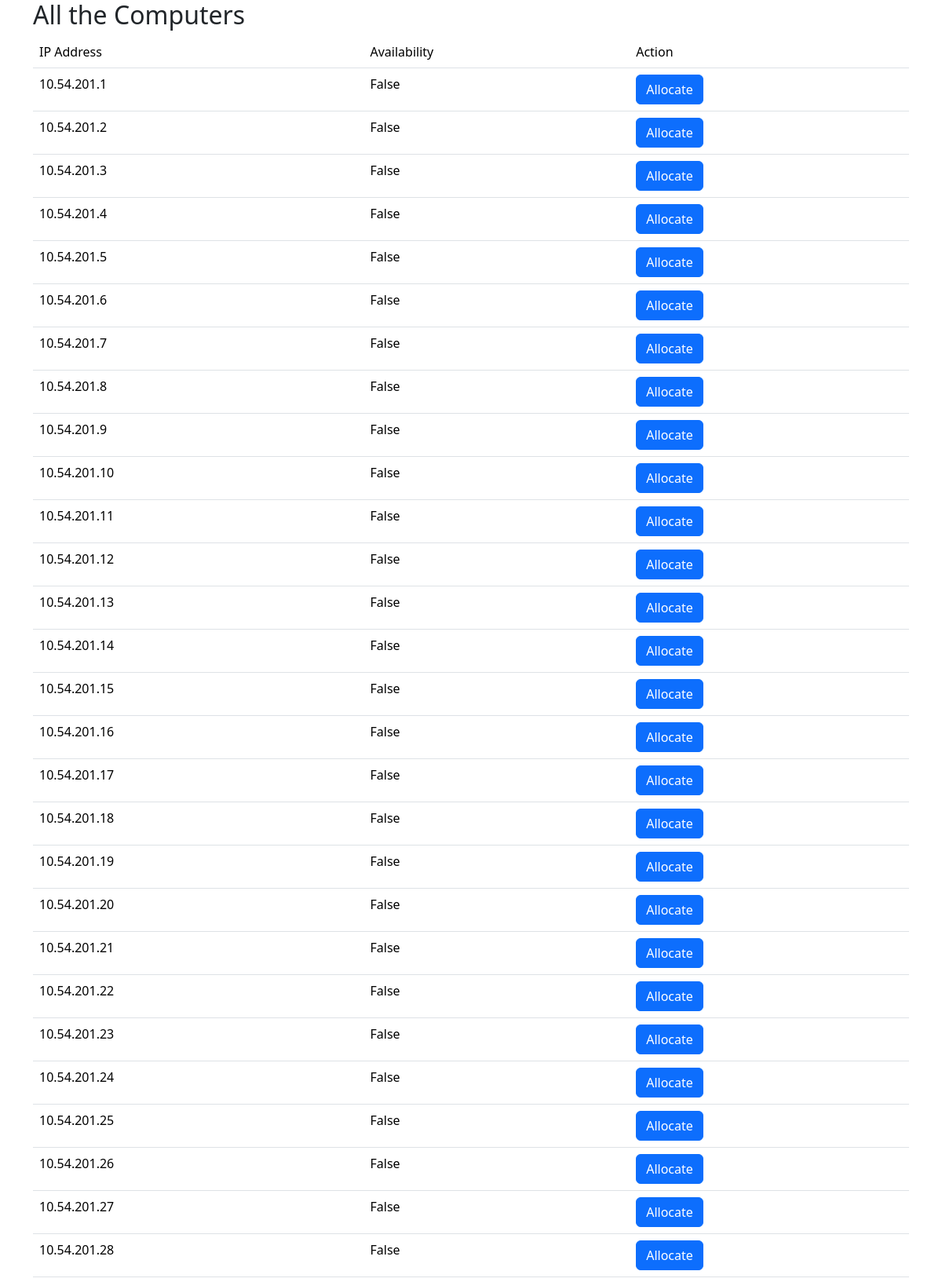
The page / (upper part) on the database its author committed.
### Cyber/models.py (models this page shows)
class Computers(models.Model):
    ip_address = models.GenericIPAddressField(unique=True)
    allocate = models.BooleanField(default=False)
    def __str__(self):
        return self.ip_address

### Cyber/views.py (the view, shortened to what this page needs)
# urls.py: path('', views.computers, name='computers'),
def computers(request):
    comps = Computers.objects.filter(allocate=False)
    form = AllocateStudentForm(request.POST)
    return render(request, 'home.html', {'computers': comps, 'form': form})

### Cyber/templates/home.html (shortened to what this page needs)
<!DOCTYPE html>
<html lang="en">
<head>
    <link href="https://cdn.jsdelivr.net/npm/bootstrap@5.3.3/dist/css/bootstrap.min.css" rel="stylesheet"
>
</head>
<body class="container">
<h2>
</h2>
<table class="table">
    <thead>
        <td>IP Address</td>
        <td>Availability</td>
        <td>
            Action
        </td>
    </thead>
    {% for computer in computers %}
        <tr>
            <td>{{ computer.ip_address }}</td>
            <td>{{ computer.allocate }}</td>
            <td>
                <button class="btn btn-primary" type="button" data-bs-toggle="modal" data-bs-target="#allocate-student">Allocate</button>
            </td>
        </tr>
    {% endfor%}
</table>
</body>
</html>

### rows shown on the page
Computers: ip_address "10.54.201.1", allocate "False"
Computers: ip_address "10.54.201.2", allocate "False"
Computers: ip_address "10.54.201.3", allocate "False"
Computers: ip_address "10.54.201.4", allocate "False"
Computers: ip_address "10.54.201.5", allocate "False"
Computers: ip_address "10.54.201.6", allocate "False"
Computers: ip_address "10.54.201.7", allocate "False"
Computers: ip_address "10.54.201.8", allocate "False"
Computers: ip_address "10.54.201.9", allocate "False"
Computers: ip_address "10.54.201.10", allocate "False"
Computers: ip_address "10.54.201.11", allocate "False"
Computers: ip_address "10.54.201.12", allocate "False"
Computers: ip_address "10.54.201.13", allocate "False"
Computers: ip_address "10.54.201.14", allocate "False"
Computers: ip_address "10.54.201.15", allocate "False"
Computers: ip_address "10.54.201.16", allocate "False"
Computers: ip_address "10.54.201.17", allocate "False"
Computers: ip_address "10.54.201.18", allocate "False"
Computers: ip_address "10.54.201.19", allocate "False"
Computers: ip_address "10.54.201.20", allocate "False"
Computers: ip_address "10.54.201.21", allocate "False"
Computers: ip_address "10.54.201.22", allocate "False"
Computers: ip_address "10.54.201.23", allocate "False"
Computers: ip_address "10.54.201.24", allocate "False"
Computers: ip_address "10.54.201.25", allocate "False"
Computers: ip_address "10.54.201.26", allocate "False"
Computers: ip_address "10.54.201.27", allocate "False"
Computers: ip_address "10.54.201.28", allocate "False"
